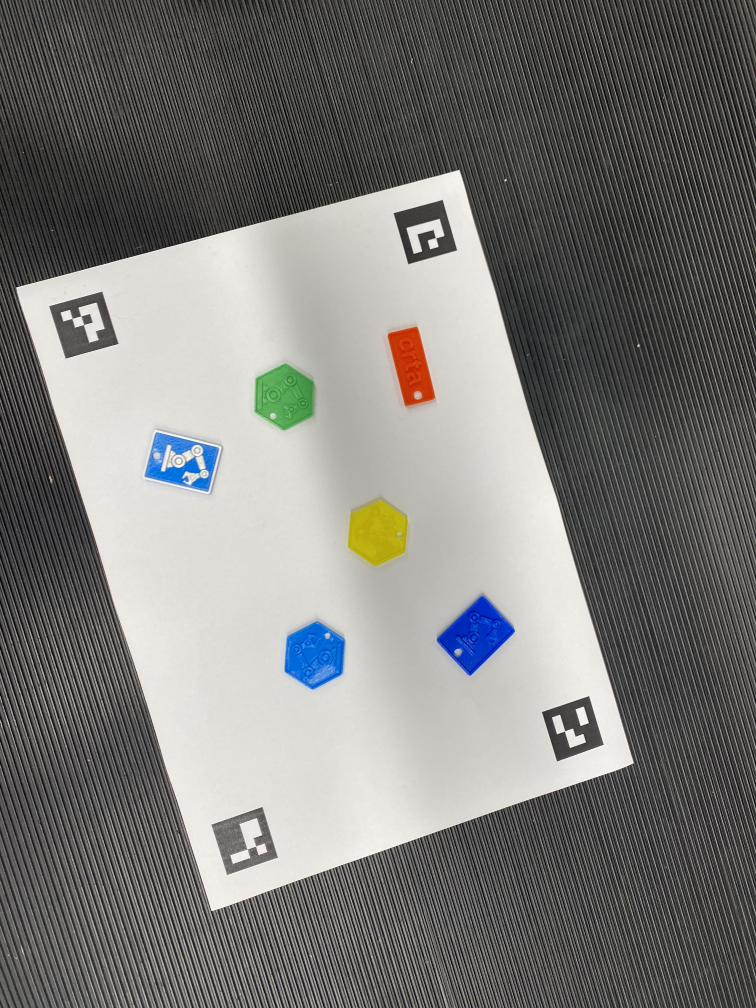
//> input picture student_assignment_6/data/IMG_3397.jpg, 3024 x 4032 px (shown at 1/4 size)
$ ./main   (built with g++ and OpenCV 4)
//> lines starting //> are read from the running program, lines starting //| are printed output that depends on the picture; after the words box and inside, x2 and y2 are one past the last pixel; in counts of white or black regions, pixels touching at a corner belong together
#include <opencv2/opencv.hpp>
#include <opencv2/aruco.hpp>
#include <opencv2/imgproc.hpp>
#include <opencv2/highgui.hpp>
#include <iostream>
#include <vector>

using namespace cv;
using namespace std;

// Helper function to resize images for display
Mat resizeForDisplay(const Mat& img, double scale) {
    Mat resized;
    resize(img, resized, Size(), scale, scale, INTER_AREA);
    return resized;
}

int main() {
    const double DISPLAY_SCALE = 0.25;

    // Load input image
    Mat inputImage = imread("../data/IMG_3397.jpg", 1);
//> inputImage is the input picture: 4032 rows x 3024 cols, CV_8UC3; mean B, G, R 119.6, 122.2, 122.6
    if (inputImage.empty()) {
        cerr << "Could not open or find the image!" << endl;
        return -1;
    }

    Mat visualizationImage = inputImage.clone();

    // --- ArUco Marker Detection Setup ---
    aruco::Dictionary dictionary = aruco::getPredefinedDictionary(aruco::DICT_4X4_250);
    aruco::DetectorParameters parameters;
    parameters.adaptiveThreshWinSizeMin = 23;
    parameters.adaptiveThreshWinSizeMax = 53;
    parameters.adaptiveThreshWinSizeStep = 10;

    aruco::ArucoDetector detector(dictionary, parameters);
    vector<vector<Point2f>> markerCorners;
    vector<int> markerIds;
    detector.detectMarkers(inputImage, markerCorners, markerIds);
//> markerCorners = 4 point lists; markerIds = [0, 2, 1, 3]

    // Ensure at least 4 markers are detected for homography
    if (markerCorners.size() < 4) {
        cerr << "Not enough markers detected. Found: " << markerCorners.size() << ", need at least 4." << endl;
        return -1;
    }

    // Visualize detected markers
    aruco::drawDetectedMarkers(visualizationImage, markerCorners, markerIds);
    imshow("Detected Markers", resizeForDisplay(visualizationImage, DISPLAY_SCALE));
//> in resizeForDisplay, `resize(img, resized, Size(), scale, scale, INTER_AREA);`:
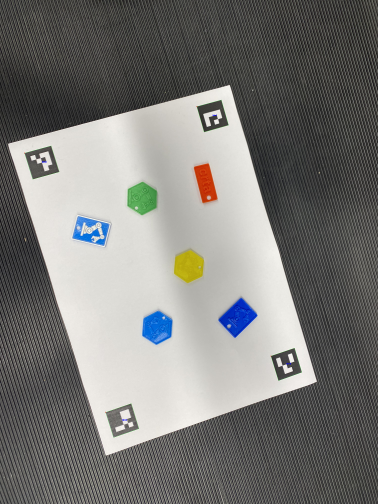
//> resized: 1008 rows x 756 cols, CV_8UC3 (shown at 1/2 size); mean B, G, R 119.6, 122.2, 122.6

    // --- Calculate Centers of Each Marker ---
    vector<Point2f> markerCenters;
    for (const auto& corners : markerCorners) {
        Point2f center(0, 0);
        for (const auto& corner : corners) {
            center += corner;
        }
        center *= 1.0f / 4.0f;
        markerCenters.push_back(center);
    }
//> this loop made 4 passes
//> center on passes 1 to 4: Point(335, 1299.8), Point(978.5, 3363.8), Point(1701, 927), Point(2291.2, 2913.8)

    // --- Identify Corners for Perspective Transform ---
    // Find indices for top-left, top-right, bottom-right, bottom-left markers
    int topLeftIdx = -1, topRightIdx = -1, bottomRightIdx = -1, bottomLeftIdx = -1;
    float minSum = FLT_MAX, maxSum = -FLT_MAX;
    float minDiff = FLT_MAX, maxDiff = -FLT_MAX;

    for (size_t i = 0; i < markerCenters.size(); i++) {
        float sum = markerCenters[i].x + markerCenters[i].y;
        float diff = markerCenters[i].x - markerCenters[i].y;

        if (sum < minSum) { minSum = sum; topLeftIdx = i; }
        if (sum > maxSum) { maxSum = sum; bottomRightIdx = i; }
        if (diff > maxDiff) { maxDiff = diff; topRightIdx = i; }
        if (diff < minDiff) { minDiff = diff; bottomLeftIdx = i; }
    }
//> this loop made 4 passes
//> (sum, diff, minSum, maxSum, maxDiff, minDiff) on pass 1: (1634.8, -964.8, 1634.8, 1634.8, -964.8, -964.8)
//> after the loop, minSum = 1634.8; topLeftIdx = 0; maxSum = 5205; bottomRightIdx = 3; maxDiff = 774; topRightIdx = 2; minDiff = -2385.2; bottomLeftIdx = 1

    // Source and destination points for homography
    vector<Point2f> sourcePoints = {
        markerCenters[topLeftIdx],
        markerCenters[topRightIdx],
        markerCenters[bottomRightIdx],
        markerCenters[bottomLeftIdx]
    };
//> sourcePoints = 4 Points (x, y): [335, 1299.8], [1701, 927], [2291.2, 2913.8], [978.5, 3363.8]

    // --- Compute Output Size for Rectification ---
    float width1 = norm(sourcePoints[1] - sourcePoints[0]);
//> width1 = 1415.9
    float width2 = norm(sourcePoints[2] - sourcePoints[3]);
//> width2 = 1387.7
    float height1 = norm(sourcePoints[3] - sourcePoints[0]);
//> height1 = 2162
    float height2 = norm(sourcePoints[2] - sourcePoints[1]);
//> height2 = 2072.6
    float avgWidth = (width1 + width2) / 2.0f;
//> avgWidth = 1401.8
    float avgHeight = (height1 + height2) / 2.0f;
//> avgHeight = 2117.3

    vector<Point2f> destinationPoints = {
        Point2f(0, 0),
        Point2f(avgWidth, 0),
        Point2f(avgWidth, avgHeight),
        Point2f(0, avgHeight)
    };
//> destinationPoints = 4 Points (x, y): [0, 0], [1401.8, 0], [1401.8, 2117.3], [0, 2117.3]

    // --- Perspective Rectification ---
    Mat homography = findHomography(sourcePoints, destinationPoints);
//> homography = [[0.897, -0.28, 62.96], [0.25, 0.916, -1274.5], [-3.04e-05, -3.64e-07, 1]]
    Mat rectifiedImage;
    warpPerspective(inputImage, rectifiedImage, homography, Size(avgWidth, avgHeight));
    imshow("Rectified Image", resizeForDisplay(rectifiedImage, DISPLAY_SCALE));

    // --- Thresholding for Contour Detection ---
    Mat grayImage, binaryImage;
    cvtColor(rectifiedImage, grayImage, COLOR_BGR2GRAY);
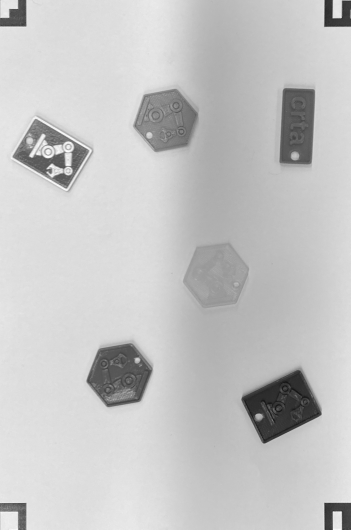
//> grayImage: 2117 rows x 1401 cols, CV_8UC1 (shown at 1/4 size); min 13, max 255, mean 196.8
    adaptiveThreshold(grayImage, binaryImage, 255,
        ADAPTIVE_THRESH_GAUSSIAN_C,
        THRESH_BINARY_INV,
        119,
        9);
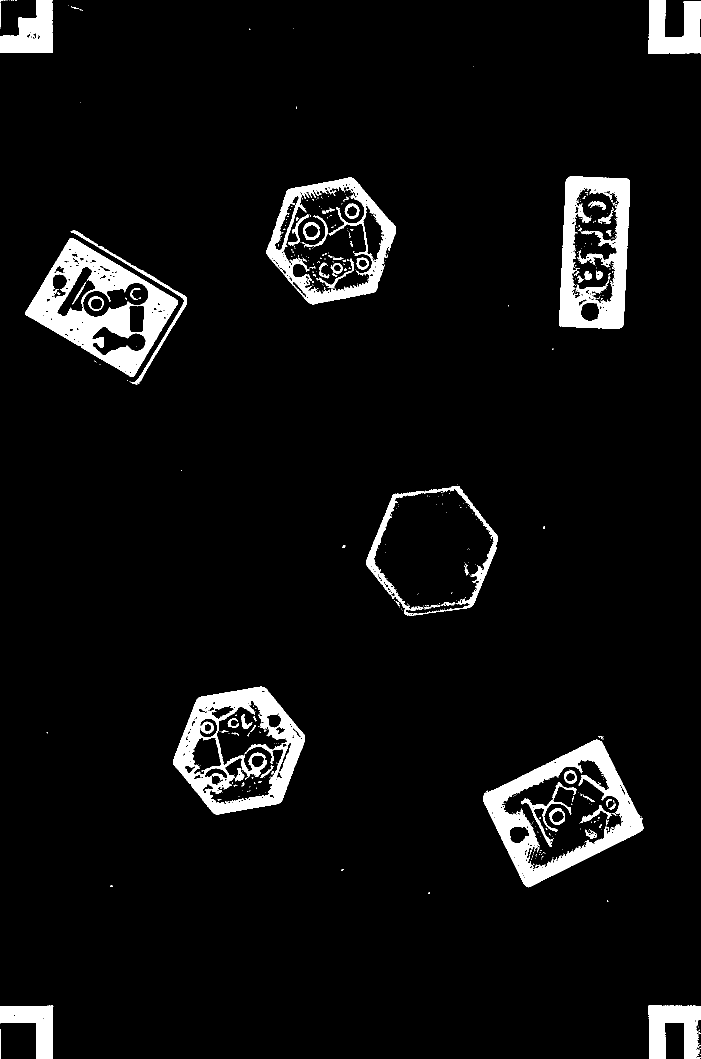
//> binaryImage: 2117 rows x 1401 cols, CV_8UC1 (shown at 1/2 size); 5.7% white; 475 white regions (400 under 20 px)

    imshow("Thresholded Image", resizeForDisplay(binaryImage, DISPLAY_SCALE));
//> call 3 of resizeForDisplay, with scale = 0.25
//> in resizeForDisplay (call 3), `resize(img, resized, Size(), scale, scale, INTER_AREA);`:
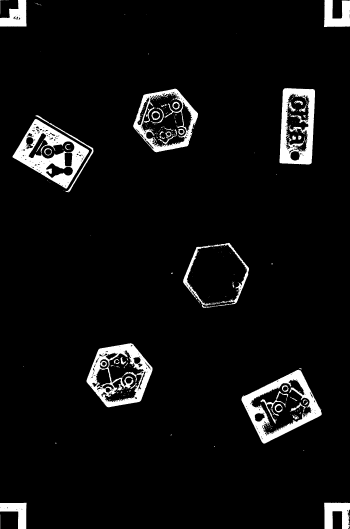
//> resized: 529 rows x 350 cols, CV_8UC1; min 0, max 255, mean 14.5

    // --- Contour Detection and Visualization ---
    vector<vector<Point>> contours;
    vector<Vec4i> hierarchy;
    findContours(binaryImage, contours, hierarchy, RETR_EXTERNAL, CHAIN_APPROX_SIMPLE);
//> contours = 67 contours, 56 with area under 20; largest, box (x1, y1, x2, y2) and area: (966, 1479, 1287, 1775) 54203, (732, 972, 996, 1232) 48843, (346, 1373, 610, 1629) 47910, (533, 355, 792, 609) 46394, (50, 476, 356, 754) 44886
    Mat result = rectifiedImage.clone();

    for (size_t i = 0; i < contours.size(); i++) {
        Scalar color = Scalar(0, 0, 0);
        vector<Point> approx;
        double epsilon = 0.02 * arcLength(contours[i], true);
        approxPolyDP(contours[i], approx, epsilon, true);

        drawContours(result, contours, static_cast<int>(i), color, 6);
        // Calculate centroid of each contour (not used further)
        Moments m = moments(contours[i]);
        int cx = static_cast<int>(m.m10 / m.m00);
        int cy = static_cast<int>(m.m01 / m.m00);
    }
//> this loop made 67 passes
//> (epsilon, approx, cx, cy) on passes 1, 2, 6, 7, 10: (0, 1 Point (x, y): [1400, 2108], -2147483648, -2147483648), (0.04, 2 Points (x, y): [1399, 2097], [1400, 2097], -2147483648, -2147483648), (2.32, 2 Points (x, y): [0, 2058], [0, 2116], -2147483648, -2147483648), (0.04, 2 Points (x, y): [1397, 2053], [1397, 2054], -2147483648, -2147483648), (0.137, 3 Points (x, y): [1214, 1800], [1214, 1802], [1216, 1802], 1214, 1801)
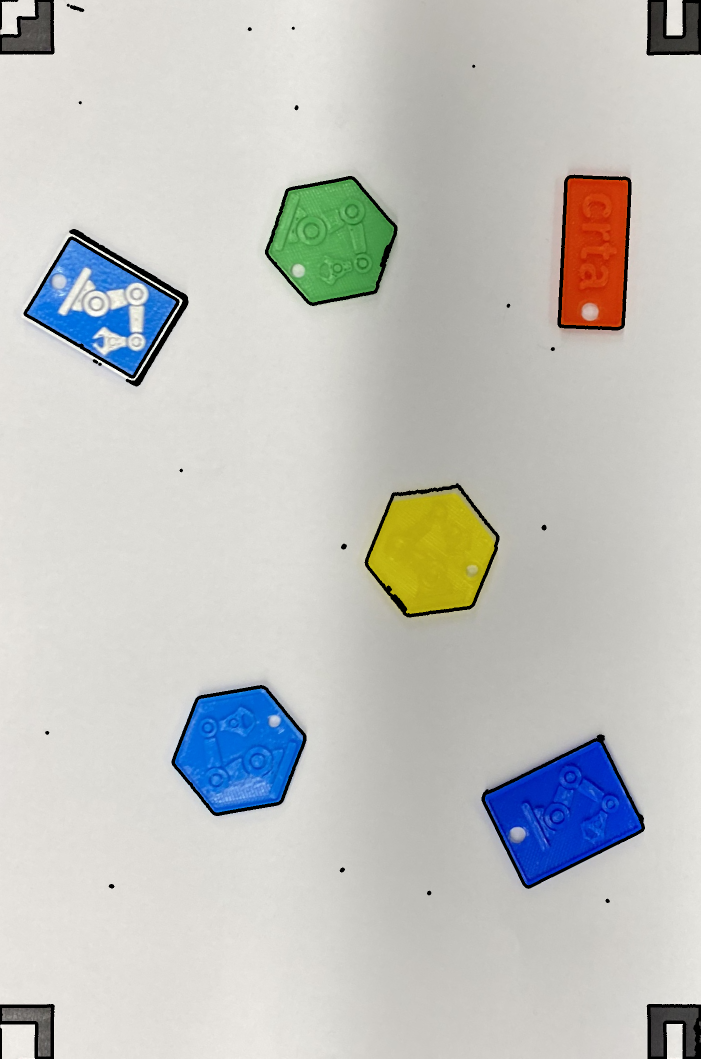
//> result: 2117 rows x 1401 cols, CV_8UC3 (shown at 1/2 size); mean B, G, R 191.1, 194.7, 193.7

    imshow("Result", resizeForDisplay(result, DISPLAY_SCALE));
//> call 4 of resizeForDisplay, with scale = 0.25
//> in resizeForDisplay (call 4), `resize(img, resized, Size(), scale, scale, INTER_AREA);`:
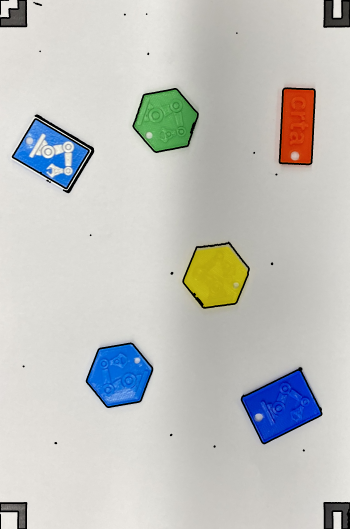
//> resized: 529 rows x 350 cols, CV_8UC3; mean B, G, R 191.1, 194.7, 193.7

    // --- Wait for User to Exit ---
    while (true) {
        int key = waitKey(1);
//> the 'q' key is pressed
        if (key == 'q' || key == 27) { // Exit on 'q' or ESC key
            break;
        }
    }

    destroyAllWindows();
    return 0;
}

$ run again, with student_assignment_6/data/IMG_3395.jpg copied over student_assignment_6/data/IMG_3397.jpg
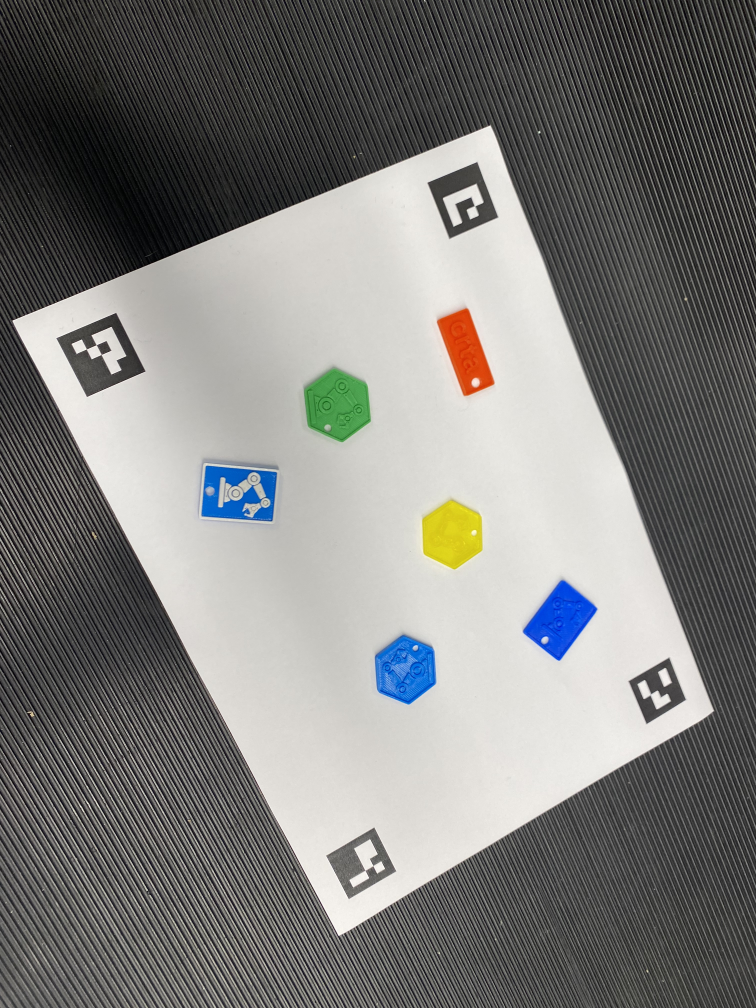
//> input picture student_assignment_6/data/IMG_3395.jpg, 3024 x 4032 px (shown at 1/4 size)
//> inputImage is the input picture: 4032 rows x 3024 cols, CV_8UC3; mean B, G, R 122.5, 124.7, 125
//> markerCorners = 4 point lists; markerIds = [0, 1, 2, 3]
//> the loop `for (const auto& corners : markerCorners)` made 4 passes
//> center on passes 1 to 4: Point(404.8, 1419.2), Point(1851.8, 801), Point(1445, 3453.5), Point(2629.5, 2761.8)
//> the loop `for (size_t i = 0; i < markerCenters.size(); i++)` made 4 passes
//> (sum, diff, minSum, maxSum, maxDiff, minDiff) on pass 1: (1824, -1014.5, 1824, 1824, -1014.5, -1014.5)
//> after the loop `for (size_t i = 0; i < markerCenters.size(); i++)`: minSum = 1824; topLeftIdx = 0; maxSum = 5391.2; bottomRightIdx = 3; maxDiff = 1050.8; topRightIdx = 1; minDiff = -2008.5; bottomLeftIdx = 2
//> sourcePoints = 4 Points (x, y): [404.8, 1419.2], [1851.8, 801], [2629.5, 2761.8], [1445, 3453.5]
//> width1 = 1573.5
//> width2 = 1371.7
//> height1 = 2284.8
//> height2 = 2109.4
//> avgWidth = 1472.6
//> avgHeight = 2197.1
//> destinationPoints = 4 Points (x, y): [0, 0], [1472.6, 0], [1472.6, 2197.1], [0, 2197.1]
//> homography = [[0.712, -0.364, 228.4], [0.304, 0.712, -1134], [-6.75e-05, -2.86e-05, 1]]
//> resized: 549 rows x 368 cols, CV_8UC3
//> `adaptiveThreshold(grayImage, binaryImage, 255, ADAPTIVE_THRESH_GAUSSIA..`:
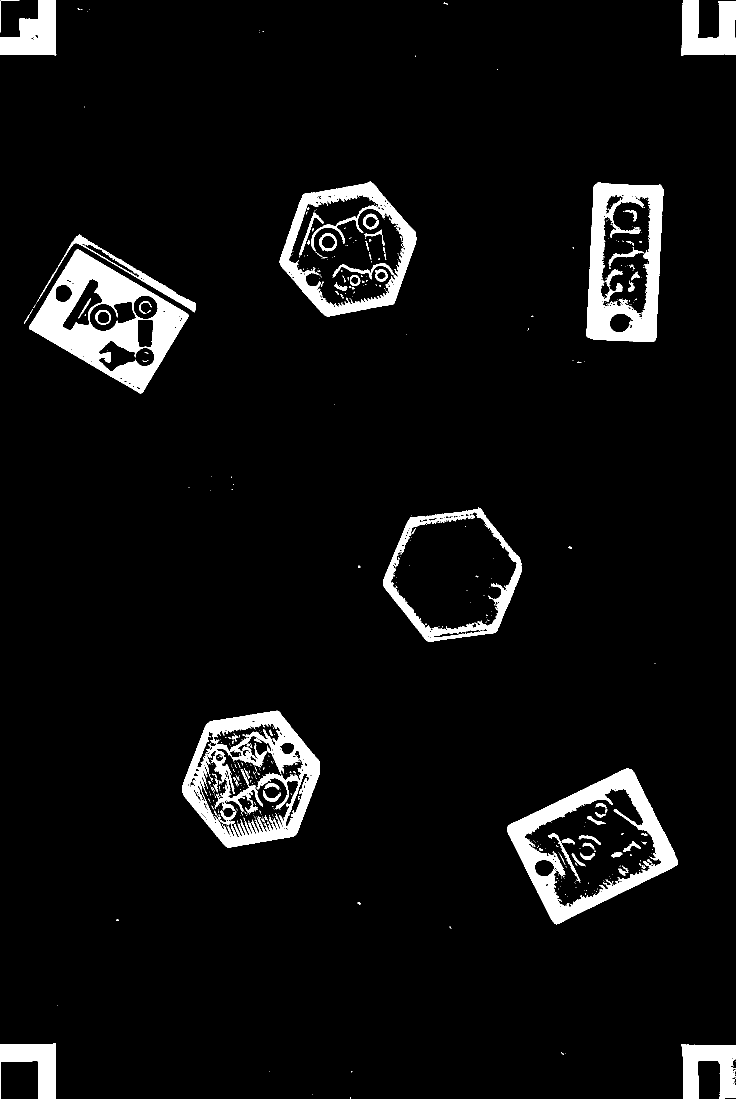
//> binaryImage: 2197 rows x 1472 cols, CV_8UC1 (shown at 1/2 size); 5.8% white; 519 white regions (441 under 20 px)
//> resized: 549 rows x 368 cols, CV_8UC1
//> contours = 60 contours, 48 with area under 20; largest, box (x1, y1, x2, y2) and area: (1014, 1537, 1356, 1849) 60960, (364, 1421, 640, 1695) 54494, (766, 1015, 1044, 1283) 53225, (559, 363, 833, 633) 52378, (58, 499, 377, 787) 48366
//> the loop `for (size_t i = 0; i < contours.size(); i++)` made 60 passes
//> (epsilon, approx, cx, cy) on passes 1 to 5: (0.08, 2 Points (x, y): [701, 2194], [701, 2196], -2147483648, -2147483648), (0, 1 Point (x, y): [624, 2189], -2147483648, -2147483648), (0.0683, 3 Points (x, y): [1470, 2156], [1470, 2157], [1471, 2157], 1470, 2156), (0.0966, 3 Points (x, y): [702, 2143], [703, 2144], [704, 2143], 703, 2143), (0, 1 Point (x, y): [538, 2142], -2147483648, -2147483648)
//> in resizeForDisplay (call 4), `resize(img, resized, Size(), scale, scale, INTER_AREA);`:
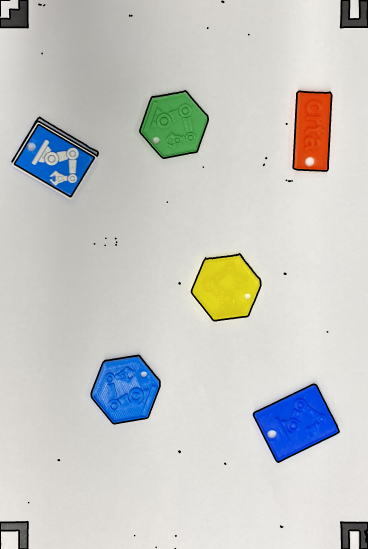
//> resized: 549 rows x 368 cols, CV_8UC3; mean B, G, R 197, 200.6, 199.3
